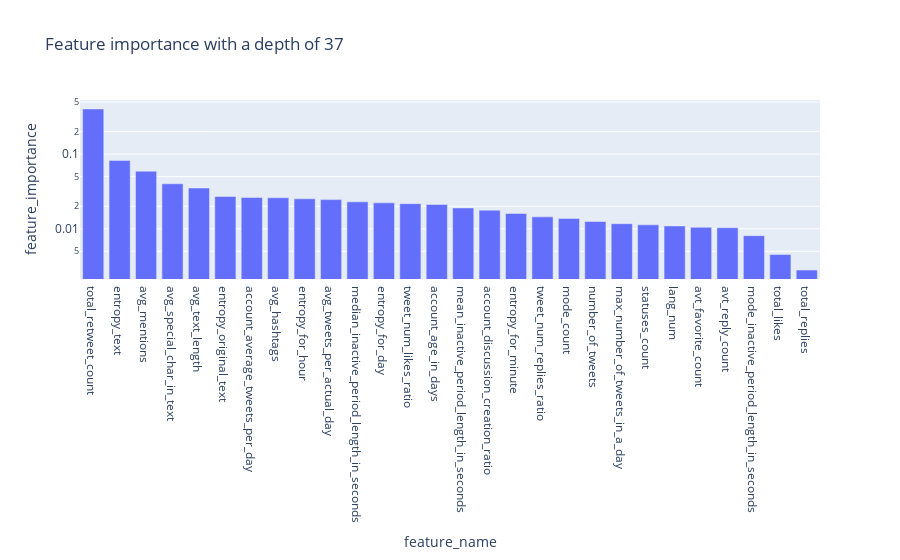
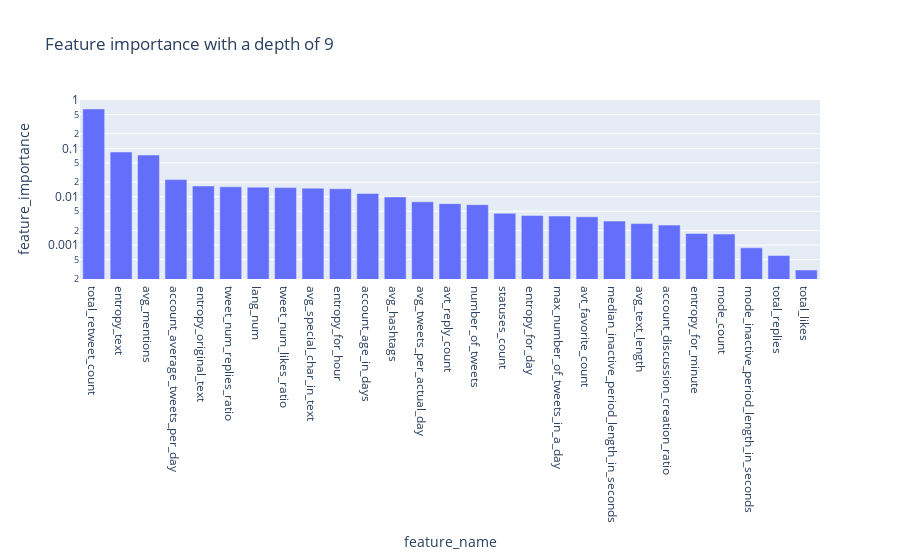
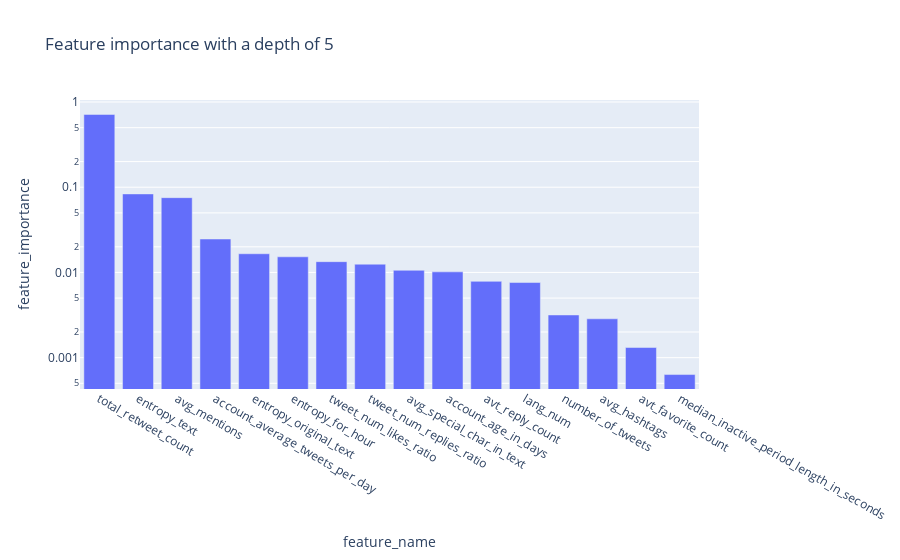
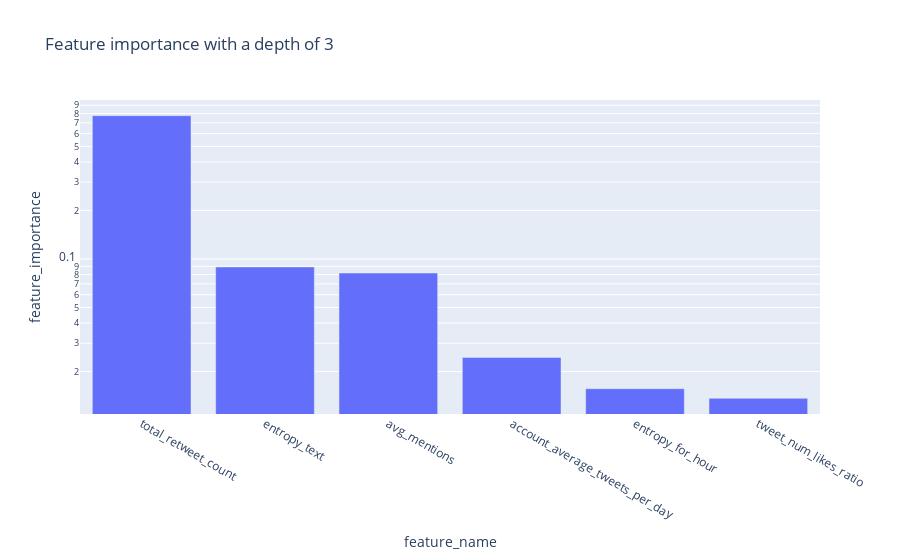

The notebook cell saved with these charts, in order:
### Markdown cell above
### Putting it all together

### Code cell
tree_depths_list = [37, 9, 5, 3]
metrics_df = pd.DataFrame(
    [
        [None, None, None, None, None, None]
        for depths in tree_depths_list
    ],
    index= [depths for depths in tree_depths_list],
    columns=["Mean Training Accuracy", "Mean Validation Accuracy", "Mean Training Precision", "Mean Validation Precision", "Mean Training F1 Score", "Mean Validation F1 Score"]
)

for depths in tree_depths_list:
    # K-fold and plot
    fold_classify_and_plot1(df, label, cv= 10, max_tree_depth= depths, criterion= "gini")
    results = fold_classify_results(df, label, cv= 10, max_tree_depth= depths, criterion= "gini")
    # get metrics
    metrics_df.loc[depths]["Mean Training Accuracy"] = results["Mean Training Accuracy"]
    metrics_df.loc[depths]["Mean Validation Accuracy"] = results["Mean Validation Accuracy"]
    metrics_df.loc[depths]["Mean Training Precision"] = results["Mean Training Precision"]
    metrics_df.loc[depths]["Mean Validation Precision"] = results["Mean Validation Precision"]
    metrics_df.loc[depths]["Mean Training F1 Score"] = results["Mean Training F1 Score"]
    metrics_df.loc[depths]["Mean Validation F1 Score"] = results["Mean Validation F1 Score"]

metrics_df.index.names = ['Max Tree Depth']
metrics_df

### Figure 1 — Plotly figure (JSON) as saved in the notebook; plotly's stock layout.template omitted (floating-point values rounded to 4 significant figures)
{"data": [{"alignmentgroup": "True", "hovertemplate": "feature_name=%{x}<br>feature_importance=%{y}<extra></extra>", "legendgroup": "", "marker": {"color": "#636efa", "pattern": {"shape": ""}}, "name": "", "offsetgroup": "", "orientation": "v", "showlegend": false, "textposition": "auto", "type": "bar", "x": ["total_retweet_count", "entropy_text", "avg_mentions", "avg_special_char_in_text", "avg_text_length", "entropy_original_text", "account_average_tweets_per_day", "avg_hashtags", "entropy_for_hour", "avg_tweets_per_actual_day", "median_inactive_period_length_in_seconds", "entropy_for_day", "tweet_num_likes_ratio", "account_age_in_days", "mean_inactive_period_length_in_seconds", "account_discussion_creation_ratio", "entropy_for_minute", "tweet_num_replies_ratio", "mode_count", "number_of_tweets", "max_number_of_tweets_in_a_day", "statuses_count", "lang_num", "avt_favorite_count", "avt_reply_count", "mode_inactive_period_length_in_seconds", "total_likes", "total_replies"], "xaxis": "x", "y": [0.4022, 0.08237, 0.05894, 0.04009, 0.03519, 0.02709, 0.02625, 0.02604, 0.02524, 0.0246, 0.02297, 0.02227, 0.02172, 0.02119, 0.01904, 0.01777, 0.01608, 0.01447, 0.01378, 0.01253, 0.01172, 0.01131, 0.01094, 0.01046, 0.01034, 0.00811, 0.004531, 0.002808], "yaxis": "y"}], "layout": {"barmode": "relative", "legend": {"tracegroupgap": 0}, "title": {"text": "Feature importance with a depth of 37"}, "xaxis": {"anchor": "y", "domain": [0, 1], "title": {"text": "feature_name"}}, "yaxis": {"anchor": "x", "domain": [0, 1], "title": {"text": "feature_importance"}, "type": "log"}}}

### Figure 2 — Plotly figure (JSON) as saved in the notebook; plotly's stock layout.template omitted (floating-point values rounded to 4 significant figures)
{"data": [{"alignmentgroup": "True", "hovertemplate": "feature_name=%{x}<br>feature_importance=%{y}<extra></extra>", "legendgroup": "", "marker": {"color": "#636efa", "pattern": {"shape": ""}}, "name": "", "offsetgroup": "", "orientation": "v", "showlegend": false, "textposition": "auto", "type": "bar", "x": ["total_retweet_count", "entropy_text", "avg_mentions", "account_average_tweets_per_day", "entropy_original_text", "tweet_num_replies_ratio", "lang_num", "tweet_num_likes_ratio", "avg_special_char_in_text", "entropy_for_hour", "account_age_in_days", "avg_hashtags", "avg_tweets_per_actual_day", "avt_reply_count", "number_of_tweets", "statuses_count", "entropy_for_day", "max_number_of_tweets_in_a_day", "avt_favorite_count", "median_inactive_period_length_in_seconds", "avg_text_length", "account_discussion_creation_ratio", "entropy_for_minute", "mode_count", "mode_inactive_period_length_in_seconds", "total_replies", "total_likes"], "xaxis": "x", "y": [0.6533, 0.08417, 0.0727, 0.02258, 0.01671, 0.016, 0.01579, 0.01544, 0.01501, 0.01463, 0.0117, 0.009917, 0.007845, 0.007188, 0.006845, 0.004537, 0.004101, 0.003983, 0.003841, 0.00313, 0.002783, 0.002587, 0.001734, 0.001687, 0.0008769, 0.0006087, 0.0003046], "yaxis": "y"}], "layout": {"barmode": "relative", "legend": {"tracegroupgap": 0}, "title": {"text": "Feature importance with a depth of 9"}, "xaxis": {"anchor": "y", "domain": [0, 1], "title": {"text": "feature_name"}}, "yaxis": {"anchor": "x", "domain": [0, 1], "title": {"text": "feature_importance"}, "type": "log"}}}

### Figure 3 — Plotly figure (JSON) as saved in the notebook; plotly's stock layout.template omitted (floating-point values rounded to 4 significant figures)
{"data": [{"alignmentgroup": "True", "hovertemplate": "feature_name=%{x}<br>feature_importance=%{y}<extra></extra>", "legendgroup": "", "marker": {"color": "#636efa", "pattern": {"shape": ""}}, "name": "", "offsetgroup": "", "orientation": "v", "showlegend": false, "textposition": "auto", "type": "bar", "x": ["total_retweet_count", "entropy_text", "avg_mentions", "account_average_tweets_per_day", "entropy_original_text", "entropy_for_hour", "tweet_num_likes_ratio", "tweet_num_replies_ratio", "avg_special_char_in_text", "account_age_in_days", "avt_reply_count", "lang_num", "number_of_tweets", "avg_hashtags", "avt_favorite_count", "median_inactive_period_length_in_seconds"], "xaxis": "x", "y": [0.7145, 0.08345, 0.07543, 0.02469, 0.01658, 0.01526, 0.01338, 0.0125, 0.0106, 0.01016, 0.007861, 0.007618, 0.003171, 0.002857, 0.001316, 0.0006337], "yaxis": "y"}], "layout": {"barmode": "relative", "legend": {"tracegroupgap": 0}, "title": {"text": "Feature importance with a depth of 5"}, "xaxis": {"anchor": "y", "domain": [0, 1], "title": {"text": "feature_name"}}, "yaxis": {"anchor": "x", "domain": [0, 1], "title": {"text": "feature_importance"}, "type": "log"}}}

### Figure 4 — Plotly figure (JSON) as saved in the notebook; plotly's stock layout.template omitted (floating-point values rounded to 4 significant figures)
{"data": [{"alignmentgroup": "True", "hovertemplate": "feature_name=%{x}<br>feature_importance=%{y}<extra></extra>", "legendgroup": "", "marker": {"color": "#636efa", "pattern": {"shape": ""}}, "name": "", "offsetgroup": "", "orientation": "v", "showlegend": false, "textposition": "auto", "type": "bar", "x": ["total_retweet_count", "entropy_text", "avg_mentions", "account_average_tweets_per_day", "entropy_for_hour", "tweet_num_likes_ratio"], "xaxis": "x", "y": [0.7751, 0.08922, 0.08183, 0.0245, 0.01566, 0.01365], "yaxis": "y"}], "layout": {"barmode": "relative", "legend": {"tracegroupgap": 0}, "title": {"text": "Feature importance with a depth of 3"}, "xaxis": {"anchor": "y", "domain": [0, 1], "title": {"text": "feature_name"}}, "yaxis": {"anchor": "x", "domain": [0, 1], "title": {"text": "feature_importance"}, "type": "log"}}}
